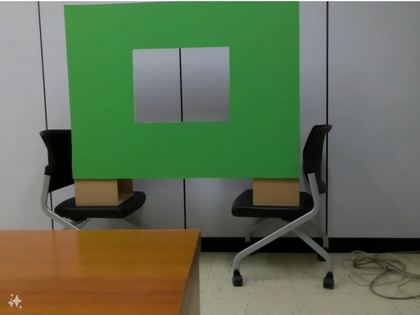
%> input picture 3차과제/hw3/사진1.jpg, 420 x 315 px, shrunk from 1079 x 810 before the run
$ octave workshop_3.m   (GNU Octave 9; MATLAB toolbox functions it lacks are replaced by stand-ins)
%> lines starting %> are read from the running program, lines starting %| are printed output that depends on the picture; in (x1, y1, x2, y2) boxes, pixels count from 0 and x2, y2 are one past the last pixel; in counts of white or black regions, pixels touching at a corner belong together; the program's own positions count from 1
% 이미지 파일 경로
imageFiles = {"C:\Pro_gramming\dron AI\Do_Everything\3차과제\hw3\사진1.jpg", "C:\Pro_gramming\dron AI\Do_Everything\3차과제\hw3\사진2.jpg", "C:\Pro_gramming\dron AI\Do_Everything\3차과제\hw3\사진3.jpg", "C:\Pro_gramming\dron AI\Do_Everything\3차과제\hw3\사진4.jpg", "C:\Pro_gramming\dron AI\Do_Everything\3차과제\hw3\사진5.jpg"};

for i = 1:length(imageFiles)

    image = imread(imageFiles{i});
%> image is the input picture: size 315x420x3 uint8; mean R, G, B 98.3, 111.6, 84.9

    % Convert the image to HSV color space
    hsvImage = rgb2hsv(image);
%> hsvImage: size 315x420x3 double; mean H, S, V 0.333, 0.329, 0.469

    % Define thresholds for the green color in the HSV space
    greenThreshLow = [0.25, 0.40, 0.20]; % Lower threshold for green [Hue, Saturation, Value]
    greenThreshHigh = [0.45, 1.00, 1.00]; % Upper threshold for green [Hue, Saturation, Value]

    % Create a binary mask for the green regions
    greenMask = (hsvImage(:,:,1) >= greenThreshLow(1)) & (hsvImage(:,:,1) <= greenThreshHigh(1)) & ...
                (hsvImage(:,:,2) >= greenThreshLow(2)) & (hsvImage(:,:,2) <= greenThreshHigh(2)) & ...
                (hsvImage(:,:,3) >= greenThreshLow(3)) & (hsvImage(:,:,3) <= greenThreshHigh(3));
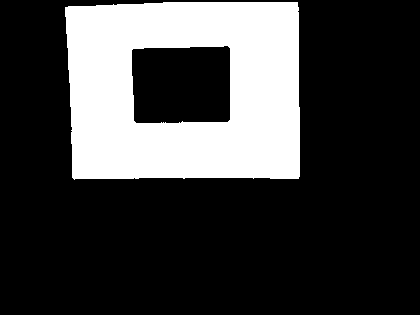
%> greenMask: size 315x420 logical; 25% white; 1 white region, box (x1, y1, x2, y2) and area: (65, 2, 300, 180) 33092

    % Remove noise using morphological operations
    greenMask = imopen(greenMask, strel('rectangle', [5, 5]));
%> greenMask: size 315x420 logical; 25% white; 1 white region, box (x1, y1, x2, y2) and area: (65, 2, 300, 179) 33073
    greenMask = imclose(greenMask, strel('rectangle', [15, 15]));
%> greenMask: size 315x420 logical; 25% white; 1 white region

    % Find the boundaries of the green regions
    props = regionprops(greenMask, 'BoundingBox', 'Centroid');
%> props = 1 region; box (x1, y1, x2, y2) and Centroid: (65, 2, 300, 179) [186 92.1]

    % Find the bounding box of the largest green region
    if ~isempty(props)
        [~, largestIdx] = max(cellfun(@(x) x(3)*x(4), {props.BoundingBox}));
%> largestIdx = 1
        boundingBox = props(largestIdx).BoundingBox;
%> boundingBox = [65.5 2.5 235 177]

        % Invert the green mask to find the holes
        invertedMask = ~greenMask;
%> invertedMask: size 315x420 logical; 75% white; 1 black region

        % Find the boundaries of the holes
        holeProps = regionprops(invertedMask, 'BoundingBox', 'Centroid');
%> holeProps = 2 regions; box (x1, y1, x2, y2) and Centroid: (0, 0, 420, 315) [221.6 187.4], (132, 47, 230, 123) [182.1 85.4]

        % Find the largest hole within the green region
        holeBoundingBox = [];
        for j = 1:length(holeProps)
            if holeProps(j).BoundingBox(1) > boundingBox(1) && ...
               holeProps(j).BoundingBox(1) + holeProps(j).BoundingBox(3) < boundingBox(1) + boundingBox(3) && ...
               holeProps(j).BoundingBox(2) > boundingBox(2) && ...
               holeProps(j).BoundingBox(2) + holeProps(j).BoundingBox(4) < boundingBox(2) + boundingBox(4)
                holeBoundingBox = holeProps(j).BoundingBox;
                break;
            end
        end
%> this loop made 2 passes
%> holeBoundingBox on pass 2: [132.5 47.5 98 76]

        if ~isempty(holeBoundingBox)
            % Calculate the center of the hole
            holeCenter = [holeBoundingBox(1) + holeBoundingBox(3)/2, holeBoundingBox(2) + holeBoundingBox(4)/2];
%> holeCenter = [181.5 85.5]
        else
            holeCenter = [NaN, NaN];
            warning('No hole detected.');
        end
    else
        holeCenter = [NaN, NaN];
        warning('No green region detected.');
    end

    % Print the coordinates of the hole's center
    fprintf('Center coordinates of the hole: (%.2f, %.2f)\n', holeCenter(1), holeCenter(2));
%| Center coordinates of the hole: (181.50, 85.50)

    % 새로운 figure를 열고 이미지와 중심점을 표시
    figure;
    imshow(image);
    hold on;
    if ~isnan(holeCenter(1))
        plot(holeCenter(1), holeCenter(2), 'r+', 'MarkerSize', 30, 'LineWidth', 2);
        title(sprintf('Center of the hole: (%.2f, %.2f)', holeCenter(1), holeCenter(2)));
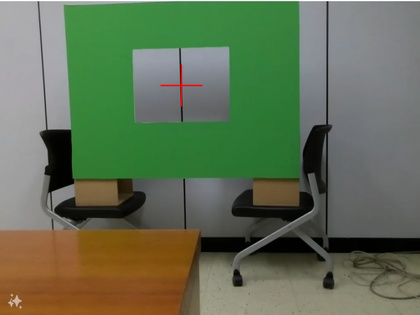
%> figure redrawn from the program's plot data; its title reads 'Center of the hole: (181.50, 85.50)'
%> pass 3 of the loop `for i = 1:length(imageFiles)`:
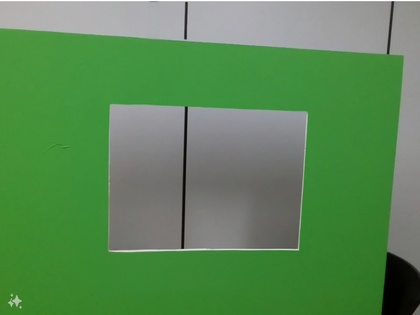
%> input picture 3차과제/hw3/사진3.jpg, 420 x 315 px, shrunk from 1079 x 810 before the run
%> image is the input picture: size 315x420x3 uint8; mean R, G, B 90.3, 136.4, 85.6
%> hsvImage: size 315x420x3 double; mean H, S, V 0.327, 0.392, 0.538
%> `greenMask = (hsvImage(:,:,1) >= greenThreshLow(1)) & (hsvImage(:,:,1) ..`:
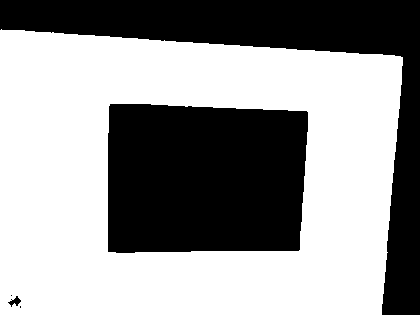
%> greenMask: size 315x420 logical; 59.4% white; 5 black regions (2 under 20 px), largest, box (x1, y1, x2, y2) and area: (108, 104, 308, 253) 28275, (0, 0, 420, 315) 25312, (8, 296, 21, 307) 65
%> props = 1 region; box (x1, y1, x2, y2) and Centroid: (0, 30, 403, 315) [189.4 177.5]
%> boundingBox = [0.5 30.5 403 285]
%> invertedMask: size 315x420 logical; 40.5% white; 2 white regions
%> holeProps = 2 regions; box (x1, y1, x2, y2) and Centroid: (0, 0, 420, 315) [281.6 73.5], (108, 104, 308, 253) [205.5 179.3]
%> the loop `for j = 1:length(holeProps)` made 2 passes
%> holeBoundingBox on pass 2: [108.5 104.5 200 149]
%> holeCenter = [208.5 179]
%| Center coordinates of the hole: (208.50, 179.00)
%> `title(sprintf('Center of the hole: (%.2f, %.2f)', holeCenter(1), holeC..`:
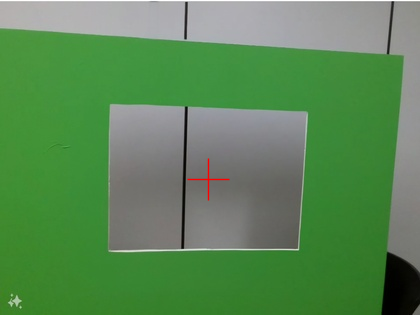
%> figure redrawn from the program's plot data; its title reads 'Center of the hole: (208.50, 179.00)'
%> the loop made 5 passes; the first 3 are shown

    else
        title('No hole detected.');
    end
    hold off;
end
